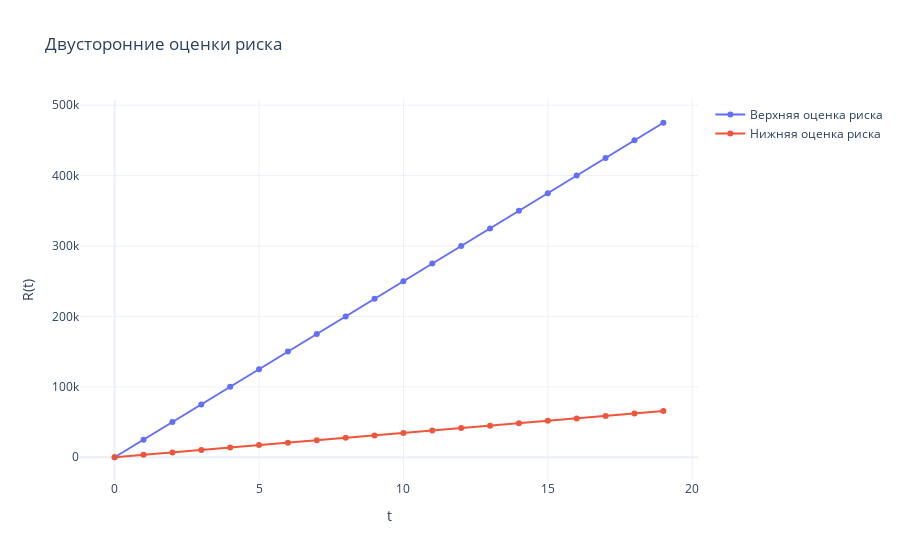

Notebook cell for this chart:
### Code cell
fig = go.Figure()
fig.add_trace(go.Scatter(x=times1_risk, y=times1_risk*risk1_sum, mode='lines+markers', name='Верхняя оценка риска'))
fig.add_trace(go.Scatter(x=times1_risk, y=K_read*times1_risk*risk1_sum, mode='lines+markers', name='Нижняя оценка риска'))
fig.update_layout(title="Двусторонние оценки риска",
                  xaxis_title="t", yaxis_title="R(t)",
                  template="plotly_white")
fig.show(width=800)

### Figure 1 — Plotly figure (JSON) as saved in the notebook; plotly's stock layout.template omitted (floating-point values rounded to 4 significant figures)
{"data": [{"mode": "lines+markers", "name": "Верхняя оценка риска", "type": "scatter", "x": [0, 1, 2, 3, 4, 5, 6, 7, 8, 9, 10, 11, 12, 13, 14, 15, 16, 17, 18, 19], "y": [0.0, 25000.0, 50000.0, 75000.0, 100000.0, 125000.0, 150000.0, 175000.0, 200000.0, 225000.0, 250000.0, 275000.0, 300000.0, 325000.0, 350000.0, 375000.0, 400000.0, 425000.0, 450000.0, 475000.0]}, {"mode": "lines+markers", "name": "Нижняя оценка риска", "type": "scatter", "x": [0, 1, 2, 3, 4, 5, 6, 7, 8, 9, 10, 11, 12, 13, 14, 15, 16, 17, 18, 19], "y": [0.0, 3448.0, 6897.0, 10340.0, 13790.0, 17240.0, 20690.0, 24140.0, 27590.0, 31030.0, 34480.0, 37930.0, 41380.0, 44830.0, 48280.0, 51720.0, 55170.0, 58620.0, 62070.0, 65520.0]}], "layout": {"title": {"text": "Двусторонние оценки риска"}, "xaxis": {"title": {"text": "t"}}, "yaxis": {"title": {"text": "R(t)"}}}}
